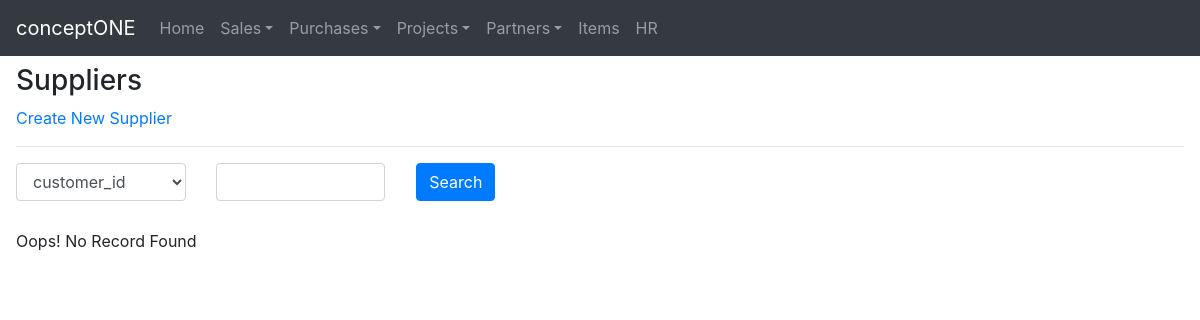
/suppliers/, run on an earlier commit of the app's database.
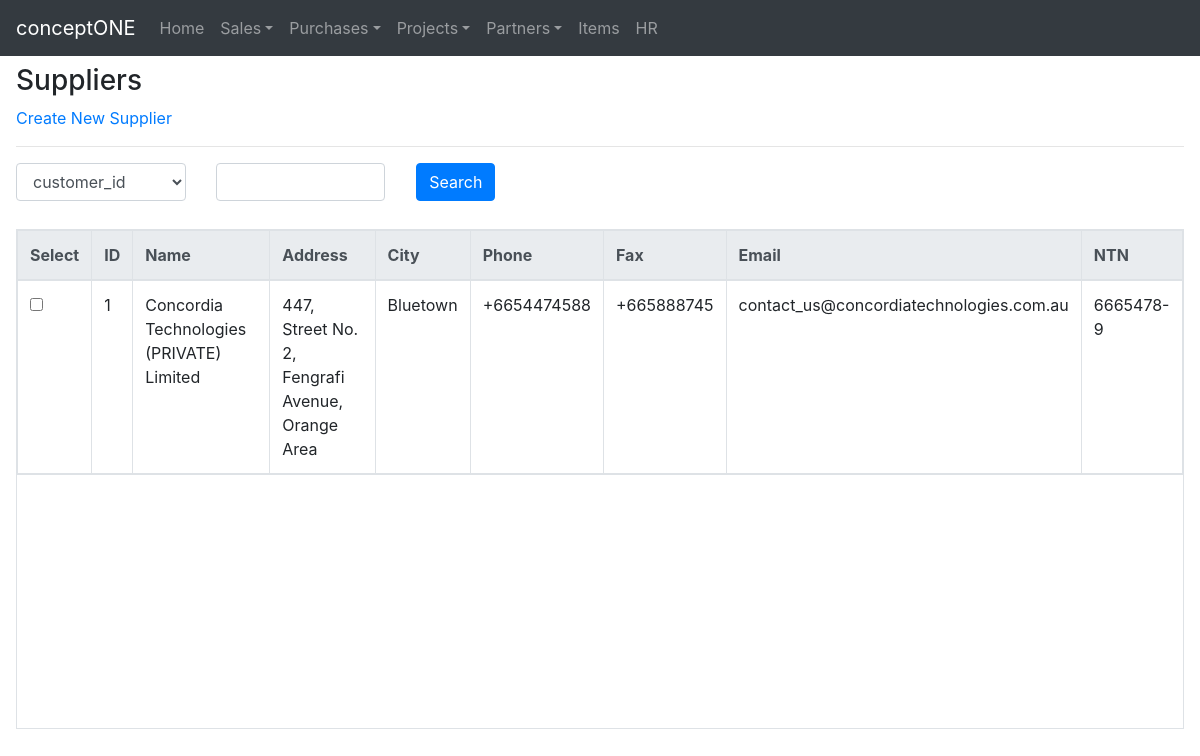
And on a later commit of the database.
### crudbasic/models.py (models this page shows, shortened)
class Suppliers(models.Model):
    supplier_id = models.CharField(max_length=16, unique=True)
    supplier_name = models.CharField(max_length=128, unique=True)
    supplier_address = models.CharField(max_length=264)
    supplier_city = models.CharField(max_length=128)
    supplier_phone = models.CharField(max_length=128, blank=True)
    supplier_fax = models.CharField(max_length=128, blank=True)
    supplier_email = models.EmailField(max_length=192, blank=True)
    supplier_ntn_number = models.CharField(max_length=128, blank=True)
    created_on = models.DateTimeField(auto_now_add=True)
    updated_on = models.DateTimeField(auto_now=True)

### crudbasic/views.py (the view, shortened to what this page needs)
# urls.py: path('suppliers/',views.suppliers,name='suppliers'),
def suppliers(request):
    suppliers_list = Suppliers.objects.order_by('supplier_name')
    form = SupplierForm()
    search_form = BasicSearch()
    translation.activate('en')
    return render(request,"crudbasic/suppliers.html",{'form':form,'search_form':search_form,'supplier_data':suppliers_list})

### crudbasic/forms.py
class SupplierForm(forms.ModelForm):
    class Meta:
        model = Suppliers
        fields = '__all__'
        widgets = {
                'supplier_id':forms.TextInput(attrs={'class':'form-control'}),
                'supplier_name':forms.TextInput(attrs={'class':'form-control'}),
                'supplier_address':forms.TextInput(attrs={'class':'form-control'}),
                'supplier_city':forms.TextInput(attrs={'class':'form-control'}),
                'supplier_phone':forms.TextInput(attrs={'class':'form-control'}),
                'supplier_fax':forms.TextInput(attrs={'class':'form-control'}),
                'supplier_email':forms.TextInput(attrs={'class':'form-control'}),
                'supplier_ntn_number':forms.TextInput(attrs={'class':'form-control'}),
        }

class BasicSearch(forms.Form):
    cu = Customers()
    field_dct = get_col_heads(cu)
    search_by = forms.ChoiceField(choices=field_dct,widget=forms.Select(attrs={'class':'form-control'}))
    search_for = forms.CharField(widget=forms.TextInput(attrs={'class':'form-control'}))

### templates/crudbasic/suppliers.html (shortened to what this page needs)
<!DOCTYPE html>
  {% extends "crudbasic/base.html" %}
    {% block body_block %}
      <h3 class="">Suppliers</h3>
      <a class="" href="{% url 'crudbasic:createsupplier' %}">Create New Supplier</a>
      <hr class="">
      <div class="row mt-2 mb-2">
        <div class="col-xl-2 col-lg-3 col-md-4 mb-2">
          <form method="POST">{% csrf_token %}
          {{ search_form.search_by}}
        </div>
        <div class="col-xl-2 col-lg-3 col-md-4 mb-2">
          {{ search_form.search_for }}
        </div>
        <div class="col-xl-2 col-lg-3 col-md-4 pl-2 mb-1 ml-2">
          <button class="btn btn-primary" type="submit" value="search" name="search">Search</button>
        </div>
      </div>
      <div class="row">
        <div class="col-md-12">
          <div class="mt-2 pb-3 pt-1">
            {% if supplier_data %}
            <table class="table table-bordered table-properties">
              <thead class="thead-light">
                <tr>
                  <th>Select</th>
                  <th>ID</th>
                  <th>Name</th>
                  <th>Address</th>
                  <th>City</th>
                  <th>Phone</th>
                  <th>Fax</th>
                  <th>Email</th>
                  <th>NTN</th>
                </tr>
                {% for supplier in supplier_data %}
                <tr>
                  <td><input type="checkbox" name="" value=""></td>
                  <td>{{ supplier.supplier_id }}</td>
                  <td>{{ supplier.supplier_name }}</td>
                  <td>{{ supplier.supplier_address }}</td>
                  <td>{{ supplier.supplier_city }}</td>
                  <td>{{ supplier.supplier_phone }}</td>
                  <td>{{ supplier.supplier_fax }}</td>
                  <td>{{ supplier.supplier_email }}</td>
                  <td>{{ supplier.supplier_ntn_number }}</td>
                </tr>
                {% endfor %}
              </thead>
            </table>
            {% else %}
            <p>Oops! No Record Found</p>
            {% endif %}
          </div>
        </div>
      </div>
    {% endblock %}

### templates/crudbasic/base.html (shortened to what this page needs)
<!DOCTYPE html>
{% load staticfiles %}
<html lang="en" dir="ltr">
  <head>
    <link rel="stylesheet" href="https://stackpath.bootstrapcdn.com/bootstrap/4.3.1/css/bootstrap.min.css">
    <link rel="stylesheet" href="{% static "css/master.css" %}">
  </head>
  <body>
    {% include "crudbasic/navbar.html" %}
      <div class="pr-3 pl-3 pb-2 pt-2">
        {% block body_block %}
        {% endblock %}
      </div>
  </body>
</html>

### templates/crudbasic/navbar.html (shortened to what this page needs)
<!DOCTYPE html>
<nav class="navbar navbar-expand-sm navbar-dark bg-dark">
  <a href="" class="navbar-brand">conceptONE</a>
    <ul class="navbar-nav pl-0 ml-0">
      <li class="nav-item pl-0 ml-0">
        <a class="nav-link" href="{% url 'crudbasic:index' %}">Home</a>
      </li>
      <li class="nav-item dropdown">
        <a class="nav-link dropdown-toggle" data-toggle="dropdown" href="#" role="button" aria-haspopup="true" aria-expanded="false">Sales</a>
      </li>
      <li class="nav-item dropdown">
        <a class="nav-link dropdown-toggle" data-toggle="dropdown" href="#" role="button" aria-haspopup="true" aria-expanded="false">Purchases</a>
      </li>
      <li class="nav-item dropdown">
        <a class="nav-link dropdown-toggle" data-toggle="dropdown" href="#" role="button" aria-haspopup="true" aria-expanded="false">Projects</a>
      </li>
      <li class="nav-item dropdown">
        <a class="nav-link dropdown-toggle" data-toggle="dropdown" href="#" role="button" aria-haspopup="true" aria-expanded="false">Partners</a>
      </li>
      <li class="nav-item">
        <a class="nav-link" href="{% url 'crudbasic:items' %}">Items</a>
      </li>
      <li class="nav-item">
        <a class="nav-link" href="#">HR</a>
      </li>
    </ul>
</nav>

### static/css/master.css (style rules this page uses)
.table-properties { height: 500px; display: block; overflow-y: scroll; }

What changed in the data, as far as the page shows it:
added Suppliers: supplier_id "1", supplier_name "Concordia Technologies (PRIVATE) Limited", supplier_address "447, Street No. 2, Fengrafi Avenue, Orange Area", supplier_city "Bluetown", supplier_phone "+6654474588", supplier_fax "+665888745", supplier_email "contact_us@concordiatechnologies.com.au", supplier_ntn_number "6665478-9"
Also different on the page:
text no longer shown: "Oops! No Record Found"
text now shown: "Select ID Name Address City Phone Fax Email NTN"
